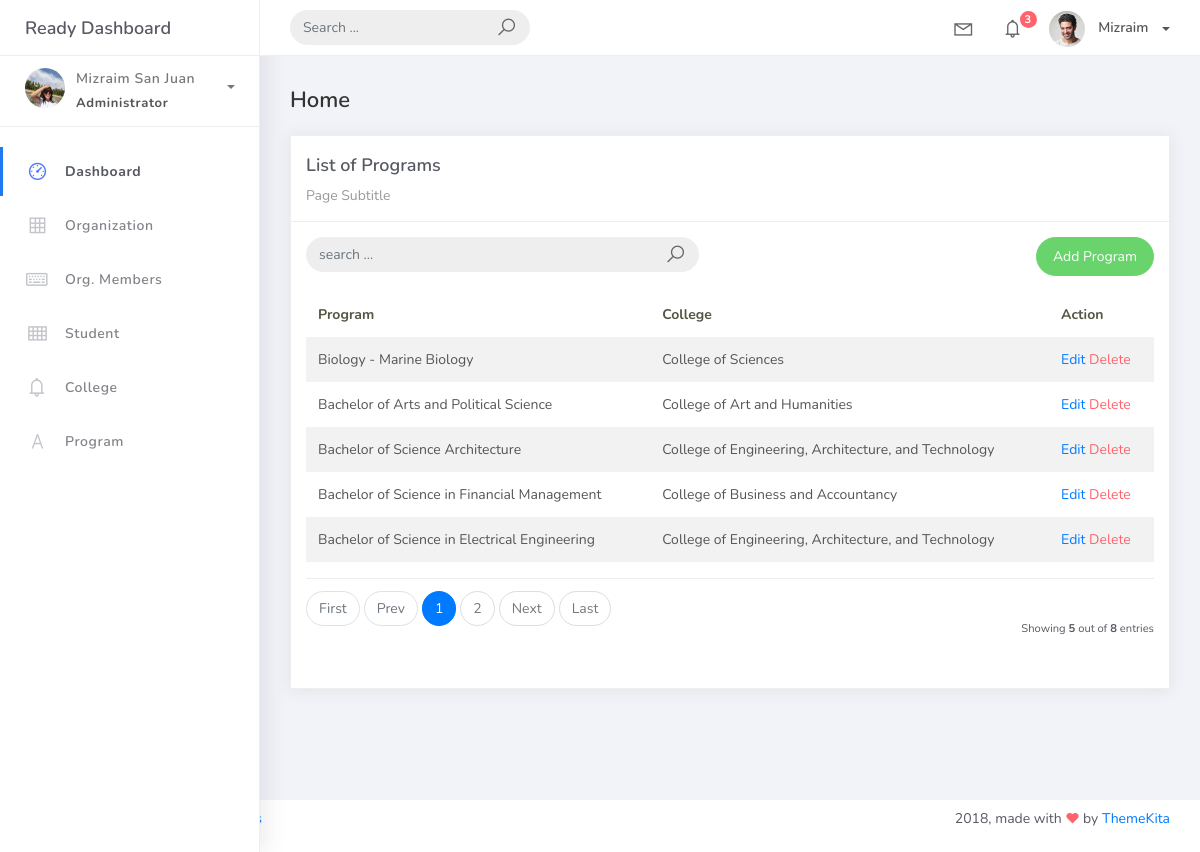
The page /program_list on the database its author committed.
### studentorg/models.py (models this page shows, shortened)
class BaseModel (models.Model):
    created_at = models.DateTimeField(auto_now_add=True, db_index=True)
    updated_at = models.DateTimeField (auto_now=True)
    class Meta:
        abstract = True

class Program(BaseModel):
    prog_name = models.CharField(max_length=150)
    college = models.ForeignKey (College, on_delete=models.CASCADE)

class College(BaseModel):
    college_name = models.CharField(max_length=150)
    def __str__(self):
        return self.college_name

### studentorg/views.py (the view)
# urls.py: path('program_list', ProgramList.as_view(), name='program-list'),
class ProgramList(ListView):
    model = Program
    context_object_name = 'home'
    template_name = 'program_list.html'
    paginate_by = 5
    def get_queryset(self, *args, **kwargs):
        qs = super(ProgramList, self).get_queryset(*args, **kwargs)
        if self.request.GET.get("q") is not None:
            query = self.request.GET.get("q")
            qs = qs.filter(Q(prog_name__icontains=query) |
                           Q(college__college_name__icontains=query))
        return qs

### templates/program_list.html (shortened to what this page needs)
{% extends 'base.html' %}
{% load static %}
{% block content %}
<div class="content">
    <div class="container-fluid">
        <h4 class="page-title">Home</h4>
        <div class="row">
            <div class="col-md-12">
                <div class="card">
                    <div class="card-header">
                        <div class="card-title">List of Programs</div>
                        <div class="card-category">Page Subtitle</div>
                    </div>
                    <div class="card-body">
                        <div class="row">
                            <div class="col-md-6">
                                <form class="navbar-left navbar-form nav-search mr-md-3" action="{% url 'program-list' %}">
                                    <div class="input-group">
                                        <input type="text" placeholder="search ..." class="form-control" name="q"/>
                                        <div class="input-group-append">
                                            <span class="input-group-text">
                                                <i class="la la-search search-icon"></i>
                                            </span>
                                        </div>
                                    </div>
                                </form>
                            </div>
                            <div class="col-md-6">
                                <div class="pull-right">
                                    <a href="{% url 'program-add' %}" class="btn btn-success btn-rounded">Add Program</a>
                                </div>
                            </div>
                        </div>
                        <table class="table table-striped mt-3">
                            <thead>
                                <tr>
                                    <th scope="col">Program</th>
                                    <th scope="col">College</th>
                                    <th scope="col">Action</th>
                                </tr>
                            </thead>
                            <tbody>
                                {% for object in object_list %}
                                <tr>
                                    <td>{{ object.prog_name }}</td>
                                    <td>{{ object.college }}</td>
                                    <td>
                                        <a href="program_list/{{ object.id}}">Edit</a>
                                        <a href="program_list/{{ object.id }}/delete" class="text-danger">Delete</a>
                                    </td>
                                </tr>
                                {% endfor %}
                            </tbody>
                        </table>
                        {% include 'includes/pagination.html' %}
                    </div>
                </div>
            </div>
        </div>
    </div>
</div>
{% endblock %}

### rows shown on the page
Program: prog_name "Biology - Marine Biology", college "College of Sciences"
Program: prog_name "Bachelor of Arts and Political Science", college "College of Art and Humanities"
Program: prog_name "Bachelor of Science Architecture", college "College of Engineering, Architecture, and Technology"
Program: prog_name "Bachelor of Science in Financial Management", college "College of Business and Accountancy"
Program: prog_name "Bachelor of Science in Electrical Engineering", college "College of Engineering, Architecture, and Technology"

### other values the page prints
{{ page_num }} "1"
{{ page_num }} "2"
{{ object_list.count }} "5"
{{ paginator.count }} "8"
